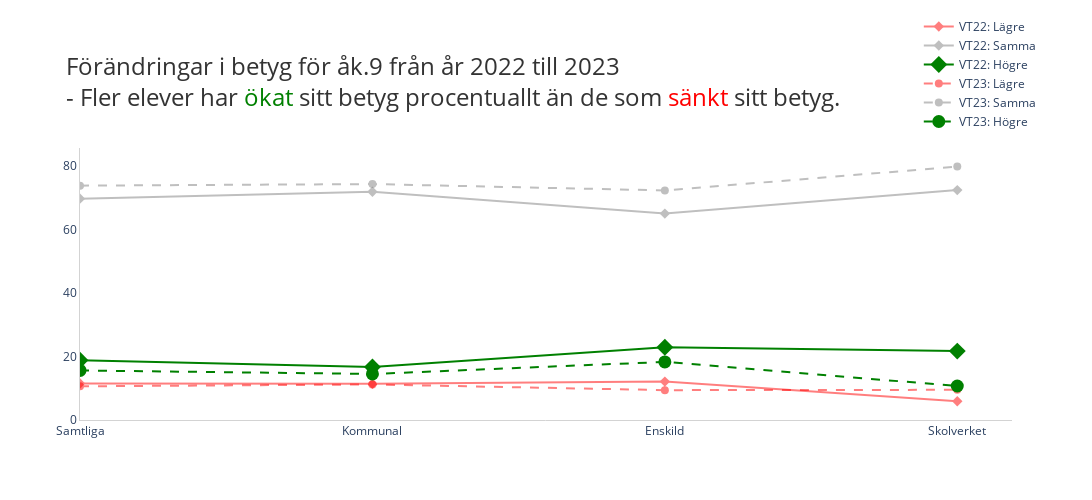

The code cell stored with this chart in its notebook:
### Markdown cell above
### Creates the exact same grapg as above but in plotly to see the difference and plotly makes it a lot more clean and show the data in a better way.
- I would say I prefer plotly over matplot in theese cases

### Code cell
# 2)

import plotly.graph_objects as go

tick_positions = list(range(len(grades_A_np) + len(grades_B_np)))
tick_labels = list(df_total_points["Huvudman"])

fig = go.Figure()

fig.add_trace(go.Scatter(x=grades_A_np, y=grade_low_A, mode="markers+lines",
                         name="VT22: Lägre", marker=dict(symbol="diamond", size=8, color="red", line=dict(color="black")), line=dict(color="red", width=2), opacity=0.5))

fig.add_trace(go.Scatter(x=grades_A_np, y=grade_same_A, mode="markers+lines",
                         name="VT22: Samma", marker=dict(symbol="diamond", size=8, color="gray"), line=dict(color="gray", width=2), opacity=0.5))

fig.add_trace(go.Scatter(x=grades_A_np, y=grade_high_A, mode="markers+lines",
                         name="VT22: Högre", marker=dict(symbol="diamond", size=13, color="green", line=dict(color="black")), line=dict(color="green", width=2)))

fig.add_trace(go.Scatter(x=grades_B_np, y=grade_low_B, mode="markers+lines",
                         name="VT23: Lägre", marker=dict(symbol="circle", size=8, color="red", line=dict(color="black")), line=dict(color="red", width=2, dash="dash"), opacity=0.5))

fig.add_trace(go.Scatter(x=grades_B_np, y=grade_same_B, mode="markers+lines",
                         name="VT23: Samma", marker=dict(symbol="circle", size=8, color="gray"), line=dict(color="gray", width=2, dash="dash"), opacity=0.5))

fig.add_trace(go.Scatter(x=grades_B_np, y=grade_high_B, mode="markers+lines",
                         name="VT23: Högre", marker=dict(symbol="circle", size=13, color="green", line=dict(color="black")), line=dict(color="green", width=2, dash="dash")))

fig.update_layout(hovermode = "x")

fig.update_xaxes(tickmode="array", tickvals=tick_positions, ticktext=tick_labels, showticklabels=True)
fig.update_xaxes(showspikes = True, spikemode="across", spikecolor="gray", spikesnap="cursor", spikedash="solid")

fig.update_xaxes(rangemode="tozero")
fig.update_yaxes(rangemode="tozero")

fig.update_layout(
    showlegend=True,
    legend=dict(x=0.9, y=1.5, xanchor="left", yanchor="top"),
    xaxis=dict(showgrid=False, gridwidth=1, gridcolor="LightGray", linecolor="Lightgray", linewidth=1, dtick=1),
    yaxis=dict(showgrid=False, gridwidth=1, gridcolor="LightGray", linecolor="Lightgray", linewidth=1),
    plot_bgcolor="white",
    paper_bgcolor="white",
    height=500, 
    width=1200)

fig.update_layout(
    title={
        "text": "Förändringar i betyg för åk.9 från år 2022 till 2023<br>"
                "- Fler elever har <span style='color:green'>ökat</span> sitt betyg procentuallt än de som <span style='color:red'>sänkt</span> sitt betyg.<br>",
        # Adjusts text and changes the vertical position of the title
        "y": 0.85,
        # Adjusts text and changes the horizontal position of the title
        "x": 0.06,
        "xanchor": "left",
        "yanchor": "top",
        "font_size": 24,
        "font_color": "#333333"},
        margin=dict(t=130))

#fig.write_html("Plotly_2_v1.html")

fig.show()

### Figure 1 — Plotly figure (JSON) as saved in the notebook; plotly's stock layout.template omitted (floating-point values rounded to 4 significant figures)
{"data": [{"line": {"color": "red", "width": 2}, "marker": {"color": "red", "line": {"color": "black"}, "size": 8, "symbol": "diamond"}, "mode": "markers+lines", "name": "VT22: Lägre", "opacity": 0.5, "type": "scatter", "x": [0, 1, 2, 3], "y": [11.5, 11.4, 12.1, 5.9]}, {"line": {"color": "gray", "width": 2}, "marker": {"color": "gray", "size": 8, "symbol": "diamond"}, "mode": "markers+lines", "name": "VT22: Samma", "opacity": 0.5, "type": "scatter", "x": [0, 1, 2, 3], "y": [69.7, 71.9, 65, 72.4]}, {"line": {"color": "green", "width": 2}, "marker": {"color": "green", "line": {"color": "black"}, "size": 13, "symbol": "diamond"}, "mode": "markers+lines", "name": "VT22: Högre", "type": "scatter", "x": [0, 1, 2, 3], "y": [18.8, 16.7, 22.9, 21.7]}, {"line": {"color": "red", "dash": "dash", "width": 2}, "marker": {"color": "red", "line": {"color": "black"}, "size": 8, "symbol": "circle"}, "mode": "markers+lines", "name": "VT23: Lägre", "opacity": 0.5, "type": "scatter", "x": [0, 1, 2, 3], "y": [10.6, 11.2, 9.4, 9.5]}, {"line": {"color": "gray", "dash": "dash", "width": 2}, "marker": {"color": "gray", "size": 8, "symbol": "circle"}, "mode": "markers+lines", "name": "VT23: Samma", "opacity": 0.5, "type": "scatter", "x": [0, 1, 2, 3], "y": [73.8, 74.3, 72.3, 79.8]}, {"line": {"color": "green", "dash": "dash", "width": 2}, "marker": {"color": "green", "line": {"color": "black"}, "size": 13, "symbol": "circle"}, "mode": "markers+lines", "name": "VT23: Högre", "type": "scatter", "x": [0, 1, 2, 3], "y": [15.6, 14.5, 18.3, 10.7]}], "layout": {"height": 500, "hovermode": "x", "legend": {"x": 0.9, "xanchor": "left", "y": 1.5, "yanchor": "top"}, "margin": {"t": 130}, "paper_bgcolor": "white", "plot_bgcolor": "white", "showlegend": true, "title": {"font": {"color": "#333333", "size": 24}, "text": "Förändringar i betyg för åk.9 från år 2022 till 2023<br>- Fler elever har <span style='color:green'>ökat</span> sitt betyg procentuallt än de som <span style='color:red'>sänkt</span> sitt betyg.<br>", "x": 0.06, "xanchor": "left", "y": 0.85, "yanchor": "top"}, "width": 1200, "xaxis": {"dtick": 1, "gridcolor": "LightGray", "gridwidth": 1, "linecolor": "Lightgray", "linewidth": 1, "rangemode": "tozero", "showgrid": false, "showspikes": true, "showticklabels": true, "spikecolor": "gray", "spikedash": "solid", "spikemode": "across", "spikesnap": "cursor", "tickmode": "array", "ticktext": ["Samtliga", "Kommunal", "Enskild", "Skolverket", "Samtliga", "Kommunal", "Enskild", "Skolverket", "Samtliga", "Kommunal", "Enskild", "Skolverket", "Samtliga", "Kommunal", "Enskild", "Skolverket"], "tickvals": [0, 1, 2, 3, 4, 5, 6, 7]}, "yaxis": {"gridcolor": "LightGray", "gridwidth": 1, "linecolor": "Lightgray", "linewidth": 1, "rangemode": "tozero", "showgrid": false}}}
